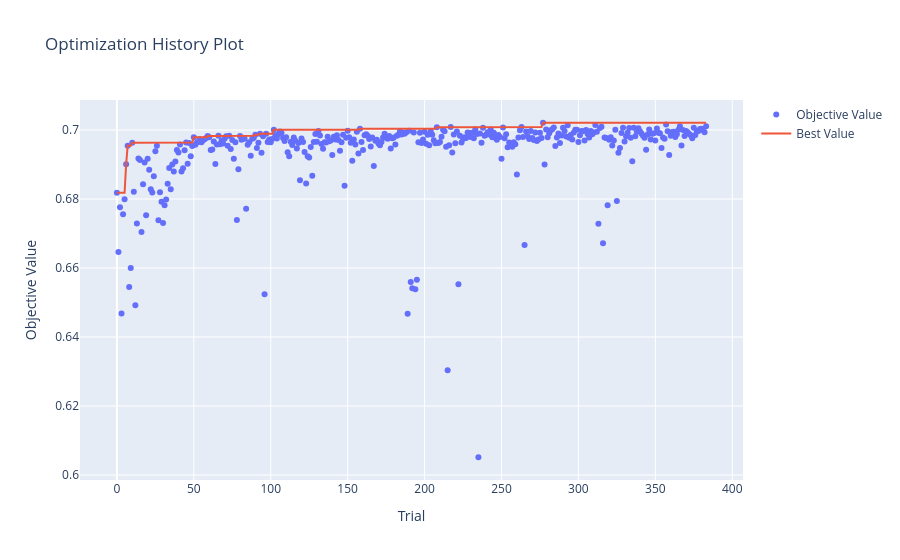
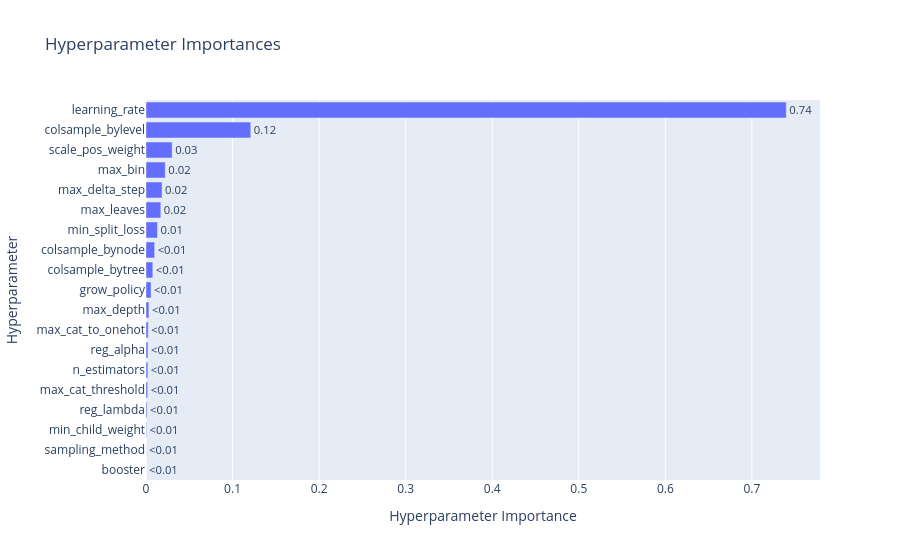
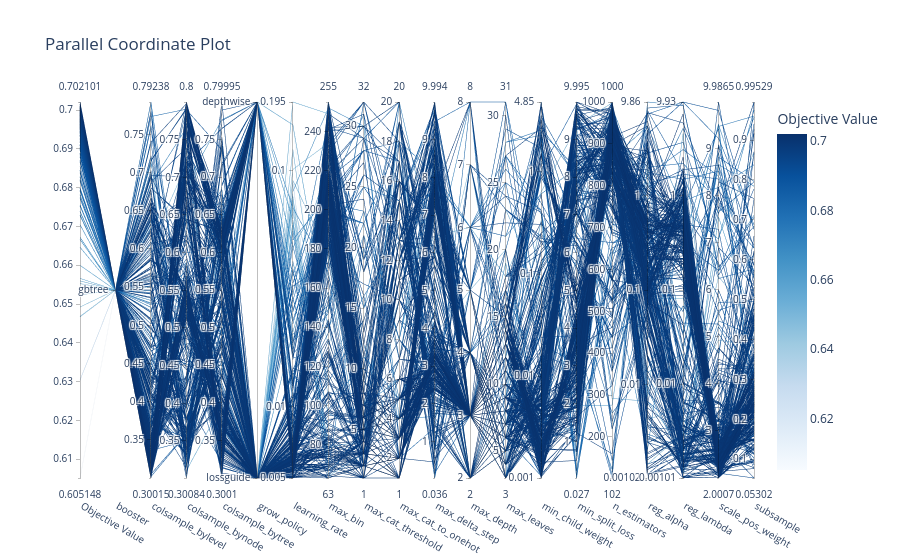

The code cell stored with these charts, in order, in its notebook:
### Markdown cell above
### 10k

### Code cell
import optuna
import numpy as np
import warnings
from xgboost import XGBClassifier
from sklearn.metrics import roc_auc_score
from sklearn.model_selection import TimeSeriesSplit
from optuna.visualization import (
    plot_optimization_history, 
    plot_param_importances, 
    plot_parallel_coordinate
)
from optuna.samplers import TPESampler

## Parameter tuning settings

timeout_seconds = 60*60*1
no_improvement_trials = 100

# Split the 10k dataset to evaluate on holdout after tuning

X_tuning = train_10k_X.head(8000)
y_tuning = train_10k_y_cat.head(8000)
X_val_holdout = train_10k_X.tail(2000)
y_val_holdout = train_10k_y_cat.tail(2000)

def objective_xgboost(trial):
    params = {
        "booster": trial.suggest_categorical("booster", ["gbtree"]), # Type of boosting algorithm - not using "dart" to save time and "dart" did not deliver significantly better results
        "learning_rate": trial.suggest_float("learning_rate", 0.005, 0.2, log=True), # Step size
        "min_split_loss": trial.suggest_float("min_split_loss", 0, 10.0), # Min loss reduction required to make a split
        "max_depth": trial.suggest_int("max_depth", 2, 8), # Max tree depth. Low to reduce overfitting on small datasets
        "min_child_weight": trial.suggest_float("min_child_weight", 1e-3, 5.0, log=True), # Min sum of instance weight needed in a child node
        "max_delta_step": trial.suggest_float("max_delta_step", 0, 10.0), # Max delta step we allow each tree's weight estimation to be
        "colsample_bytree": trial.suggest_float("colsample_bytree", 0.3, 0.8), # % of features used per tree 
        "colsample_bylevel": trial.suggest_float("colsample_bylevel", 0.3, 0.8), # % of features used per level
        "colsample_bynode": trial.suggest_float("colsample_bynode", 0.3, 0.8), # % of features used per node
        "reg_lambda": trial.suggest_float("reg_lambda", 1e-3, 10.0, log=True), # L2 regularization
        "reg_alpha": trial.suggest_float("reg_alpha", 1e-3, 10.0, log=True), # L1 regularization
        "tree_method": "hist", # Use histogram-based algorithm
        "scale_pos_weight": trial.suggest_float("scale_pos_weight", 2, 10), # Class balancing weight for imbalanced target
        "grow_policy": trial.suggest_categorical("grow_policy", ["lossguide", "depthwise"]), # Tree growth policy
        "max_leaves": trial.suggest_int("max_leaves", 3, 31), # Max leaves per tree. Low to prevent memorizing small data
        "max_bin": trial.suggest_int("max_bin", 63, 255), # Max bins for continuous features
        "max_cat_to_onehot": trial.suggest_int("max_cat_to_onehot", 1, 20), # Threshold for one-hot encoding of categorical features
        "max_cat_threshold": trial.suggest_int("max_cat_threshold", 1, 32), # Max splits for categories
        "objective": "binary:logistic", # Binary classification objective
        "random_state": 42, # Fixed seed for reproducibility
        "n_jobs": 1, # Use single thread to avoid issues with parallelism in Optuna
        "verbosity": 0, # Suppress XGBoost output
        "n_estimators": trial.suggest_int("n_estimators", 100, 1000) # Number of boosting rounds
        
    }

    if params["booster"] == "dart": # Dropouts meet Multiple Additive Regression Trees (DART)
        params["sample_type"] = trial.suggest_categorical("sample_type", ["uniform", "weighted"]) # Type of sampling algorithm for dropout
        params["normalize_type"] = trial.suggest_categorical("normalize_type", ["tree", "forest"]) # Type of normalization algorithm for dropout
        params["rate_drop"] = trial.suggest_float("rate_drop", 0.1, 0.5) # Dropout rate
        params["one_drop"] = trial.suggest_categorical("one_drop", [0, 1]) # Whether to drop at least one tree in each dropout iteration
        params["skip_drop"] = trial.suggest_float("skip_drop", 0.1, 0.5) # Probability of skipping dropout entirely
        params["subsample"] = trial.suggest_float("subsample", 0.5, 1.0) # Row subsampling
    else:
        params["sampling_method"] = trial.suggest_categorical("sampling_method", ["uniform", "gradient_based"]) # Sampling method for GBDT. Uniform is standard row subsampling, gradient_based is GOSS-like sampling based on gradient magnitudes
        if params["sampling_method"] == "gradient_based":
            params["subsample"] = trial.suggest_float("subsample", 0.05, 1.0) # Row subsampling
        else:
            params["subsample"] = trial.suggest_float("subsample", 0.2, 1.0)
        
    
    tscv = TimeSeriesSplit(n_splits=5) # TimeSeriesSplit to respect temporal order of data 5 splits for 5-fold CV
    cv_scores = []
    
    for train_idx, val_idx in tscv.split(X_tuning): # 5-fold CV cycle
        X_tr, X_val = X_tuning.iloc[train_idx], X_tuning.iloc[val_idx]
        y_tr, y_val = y_tuning.iloc[train_idx], y_tuning.iloc[val_idx]
        
        
        model = XGBClassifier(**params, enable_categorical=True)
        
        with warnings.catch_warnings():
            warnings.simplefilter("ignore")
            model.fit(
                X_tr,
                y_tr,
                verbose=False
            )
        
        preds = model.predict_proba(X_val)[:, 1]
        cv_scores.append(roc_auc_score(y_val, preds))
        
    return np.mean(cv_scores)

def stop_optuna(study, trial): # Custom callback to stop optimization if no improvement in best AUC for a certain number of trials
    if study.best_trial.number + no_improvement_trials <= trial.number:
        print(f"\n[Early Stop] No improvement in {no_improvement_trials} trials. Stopping optimization.")
        study.stop()

study_xgboost = optuna.create_study(direction="maximize", sampler=optuna.samplers.TPESampler(seed=42))
study_xgboost.optimize(objective_xgboost, timeout=timeout_seconds, n_jobs=-1, callbacks=[stop_optuna])

print("\n" + "="*40)
print(f"BEST AUC: {study_xgboost.best_value:.4f}")
print("BEST PARAMETERS:")

print("best_params = {")
for k, v in study_xgboost.best_params.items():
    if isinstance(v, str):
        print(f'    "{k}": "{v}",')
    else:
        print(f'    "{k}": {v},')
print("}")

print("\n--- PARAMETER IMPORTANCE ---")
importances = optuna.importance.get_param_importances(study_xgboost)
for param, importance in importances.items():
    print(f"  {param:20}: {importance:.4f}")
print("="*40)


fig1 = plot_optimization_history(study_xgboost)
fig1.show()
    
fig2 = plot_param_importances(study_xgboost)
fig2.show()
    
fig3 = plot_parallel_coordinate(
    study_xgboost, 
    params=[
        "booster",
        "learning_rate",
        "min_split_loss",
        "max_depth",
        "min_child_weight",
        "max_delta_step",
        "subsample",
        "colsample_bytree",
        "colsample_bylevel",
        "colsample_bynode",
        "reg_lambda",
        "reg_alpha",
        "scale_pos_weight",
        "grow_policy",
        "max_leaves",
        "max_bin",
        "max_cat_to_onehot",
        "max_cat_threshold",
        "n_estimators",
    ]
)
fig3.show()
    
fig1.write_html("hyperparameter_tuning/XGBoost/Classification/optuna_xgboost_10k_history.html")
fig2.write_html("hyperparameter_tuning/XGBoost/Classification/optuna_xgboost_10k_importance.html")
fig3.write_html("hyperparameter_tuning/XGBoost/Classification/optuna_xgboost_10k_parallel.html")

### Figure 1 — Plotly figure (JSON) as saved in the notebook; plotly's stock layout.template omitted (floating-point values rounded to 4 significant figures; data arrays with more than 128 entries replaced by an {"elided": "..."} marker saying what was removed)
{"data": [{"mode": "markers", "name": "Objective Value", "type": "scatter", "x": {"elided": "384 int values"}, "y": {"elided": "384 float values"}}, {"mode": "lines", "name": "Best Value", "type": "scatter", "x": {"elided": "384 int values"}, "y": {"elided": "384 float values"}}, {"marker": {"color": "#cccccc"}, "mode": "markers", "name": "Infeasible Trial", "showlegend": false, "type": "scatter", "x": [], "y": []}], "layout": {"title": {"text": "Optimization History Plot"}, "xaxis": {"title": {"text": "Trial"}}, "yaxis": {"title": {"text": "Objective Value"}}}}

### Figure 2 — Plotly figure (JSON) as saved in the notebook; plotly's stock layout.template omitted (floating-point values rounded to 4 significant figures)
{"data": [{"cliponaxis": false, "hovertemplate": ["booster (CategoricalDistribution): 0.0<extra></extra>", "sampling_method (CategoricalDistribution): 0.00012085602437426654<extra></extra>", "min_child_weight (FloatDistribution): 0.0006016742060788883<extra></extra>", "reg_lambda (FloatDistribution): 0.001178970033875702<extra></extra>", "max_cat_threshold (IntDistribution): 0.001940397349726401<extra></extra>", "n_estimators (IntDistribution): 0.0021212771065004356<extra></extra>", "reg_alpha (FloatDistribution): 0.0022346358733674227<extra></extra>", "max_cat_to_onehot (IntDistribution): 0.002526152845799684<extra></extra>", "max_depth (IntDistribution): 0.0033867652829699573<extra></extra>", "grow_policy (CategoricalDistribution): 0.005871139348197682<extra></extra>", "colsample_bytree (FloatDistribution): 0.007886007970031434<extra></extra>", "colsample_bynode (FloatDistribution): 0.009974325958523735<extra></extra>", "min_split_loss (FloatDistribution): 0.013281973752658308<extra></extra>", "max_leaves (IntDistribution): 0.017138661012287167<extra></extra>", "max_delta_step (FloatDistribution): 0.018551007511111658<extra></extra>", "max_bin (IntDistribution): 0.022243408885746097<extra></extra>", "scale_pos_weight (FloatDistribution): 0.03018244039387589<extra></extra>", "colsample_bylevel (FloatDistribution): 0.12101941485157389<extra></extra>", "learning_rate (FloatDistribution): 0.7397408915933013<extra></extra>"], "name": "Objective Value", "orientation": "h", "text": ["<0.01", "<0.01", "<0.01", "<0.01", "<0.01", "<0.01", "<0.01", "<0.01", "<0.01", "<0.01", "<0.01", "<0.01", "0.01", "0.02", "0.02", "0.02", "0.03", "0.12", "0.74"], "textposition": "outside", "type": "bar", "x": [0, 0.0001209, 0.0006017, 0.001179, 0.00194, 0.002121, 0.002235, 0.002526, 0.003387, 0.005871, 0.007886, 0.009974, 0.01328, 0.01714, 0.01855, 0.02224, 0.03018, 0.121, 0.7397], "y": ["booster", "sampling_method", "min_child_weight", "reg_lambda", "max_cat_threshold", "n_estimators", "reg_alpha", "max_cat_to_onehot", "max_depth", "grow_policy", "colsample_bytree", "colsample_bynode", "min_split_loss", "max_leaves", "max_delta_step", "max_bin", "scale_pos_weight", "colsample_bylevel", "learning_rate"]}], "layout": {"title": {"text": "Hyperparameter Importances"}, "xaxis": {"title": {"text": "Hyperparameter Importance"}}, "yaxis": {"title": {"text": "Hyperparameter"}}}}

### Figure 3 — Plotly figure (JSON) as saved in the notebook; plotly's stock layout.template omitted (floating-point values rounded to 4 significant figures; data arrays with more than 128 entries replaced by an {"elided": "..."} marker saying what was removed)
{"data": [{"dimensions": [{"label": "Objective Value", "range": [0.6051, 0.7021], "values": {"elided": "384 float values"}}, {"label": "booster", "range": [0, 0], "ticktext": ["gbtree"], "tickvals": [0], "values": {"elided": "384 int values"}}, {"label": "colsample_bylevel", "range": [0.3001, 0.7924], "values": {"elided": "384 float values"}}, {"label": "colsample_bynode", "range": [0.3008, 0.8], "values": {"elided": "384 float values"}}, {"label": "colsample_bytree", "range": [0.3001, 0.7999], "values": {"elided": "384 float values"}}, {"label": "grow_policy", "range": [0, 1], "ticktext": ["lossguide", "depthwise"], "tickvals": [0, 1], "values": {"elided": "384 int values"}}, {"label": "learning_rate", "range": [-2.301, -0.7095], "ticktext": ["0.005", "0.01", "0.1", "0.195"], "tickvals": [-2.301, -2, -1, -0.7095], "values": {"elided": "384 float values"}}, {"label": "max_bin", "range": [63, 255], "values": {"elided": "384 int values"}}, {"label": "max_cat_threshold", "range": [1, 32], "values": {"elided": "384 int values"}}, {"label": "max_cat_to_onehot", "range": [1, 20], "values": {"elided": "384 int values"}}, {"label": "max_delta_step", "range": [0.03575, 9.994], "values": {"elided": "384 float values"}}, {"label": "max_depth", "range": [2, 8], "values": {"elided": "384 int values"}}, {"label": "max_leaves", "range": [3, 31], "values": {"elided": "384 int values"}}, {"label": "min_child_weight", "range": [-2.999, 0.6855], "ticktext": ["0.001", "0.01", "0.1", "1", "4.85"], "tickvals": [-2.999, -2, -1, 0, 0.6855], "values": {"elided": "384 float values"}}, {"label": "min_split_loss", "range": [0.02732, 9.995], "values": {"elided": "384 float values"}}, {"label": "n_estimators", "range": [102, 1000], "values": {"elided": "384 int values"}}, {"label": "reg_alpha", "range": [-2.992, 0.9938], "ticktext": ["0.00102", "0.01", "0.1", "1", "9.86"], "tickvals": [-2.992, -2, -1, 0, 0.9938], "values": {"elided": "384 float values"}}, {"label": "reg_lambda", "range": [-2.997, 0.9971], "ticktext": ["0.00101", "0.01", "0.1", "1", "9.93"], "tickvals": [-2.997, -2, -1, 0, 0.9971], "values": {"elided": "384 float values"}}, {"label": "scale_pos_weight", "range": [2.001, 9.986], "values": {"elided": "384 float values"}}, {"label": "subsample", "range": [0.05302, 0.9953], "values": {"elided": "384 float values"}}], "labelangle": 30, "labelside": "bottom", "line": {"color": {"elided": "384 float values"}, "colorbar": {"title": {"text": "Objective Value"}}, "colorscale": [[0, "rgb(247,251,255)"], [0.125, "rgb(222,235,247)"], [0.25, "rgb(198,219,239)"], [0.375, "rgb(158,202,225)"], [0.5, "rgb(107,174,214)"], [0.625, "rgb(66,146,198)"], [0.75, "rgb(33,113,181)"], [0.875, "rgb(8,81,156)"], [1, "rgb(8,48,107)"]], "reversescale": false, "showscale": true}, "type": "parcoords"}], "layout": {"title": {"text": "Parallel Coordinate Plot"}}}
